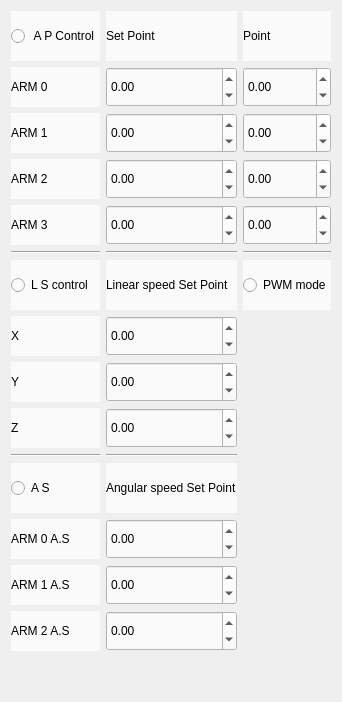
      <widget class="QWidget" name="tab">
       <attribute name="title">
        <string>Control</string>
       </attribute>
       <layout class="QGridLayout" name="gridLayout_10">
        <item row="0" column="1">
         <layout class="QGridLayout" name="gridLayout_7">
          <item row="4" column="2">
           <widget class="QDoubleSpinBox" name="doubleSpinBox_point_ARM_2">
            <property name="minimumSize">
             <size>
              <width>59</width>
              <height>40</height>
             </size>
            </property>
            <property name="styleSheet">
             <string notr="true">background-color :rgb(250,250,250)</string>
            </property>
            <property name="minimum">
             <double>-90.000000000000000</double>
            </property>
            <property name="maximum">
             <double>180.000000000000000</double>
            </property>
           </widget>
          </item>
          <item row="16" column="0">
           <spacer name="verticalSpacer_3">
            <property name="orientation">
             <enum>Qt::Vertical</enum>
            </property>
            <property name="sizeHint" stdset="0">
             <size>
              <width>20</width>
              <height>40</height>
             </size>
            </property>
           </spacer>
          </item>
          <item row="15" column="0">
           <widget class="QLabel" name="txt_angular_speed_arm_2">
            <property name="styleSheet">
             <string notr="true">background-color :rgb(250,250,250)</string>
            </property>
            <property name="text">
             <string>ARM 2 A.S</string>
            </property>
           </widget>
          </item>
          <item row="6" column="1">
           <widget class="Line" name="line_4">
            <property name="orientation">
             <enum>Qt::Horizontal</enum>
            </property>
           </widget>
          </item>
          <item row="6" column="0">
           <widget class="Line" name="line_3">
            <property name="orientation">
             <enum>Qt::Horizontal</enum>
            </property>
           </widget>
          </item>
          <item row="7" column="1">
           <widget class="QLabel" name="label4">
            <property name="styleSheet">
             <string notr="true">background-color :rgb(250,250,250)</string>
            </property>
            <property name="text">
             <string>Linear speed Set Point</string>
            </property>
           </widget>
          </item>
          <item row="16" column="1">
           <spacer name="horizontalSpacer">
            <property name="orientation">
             <enum>Qt::Horizontal</enum>
            </property>
            <property name="sizeHint" stdset="0">
             <size>
              <width>5</width>
              <height>10</height>
             </size>
            </property>
           </spacer>
          </item>
          <item row="16" column="2">
           <spacer name="horizontalSpacer_2">
            <property name="orientation">
             <enum>Qt::Horizontal</enum>
            </property>
            <property name="sizeHint" stdset="0">
             <size>
              <width>40</width>
              <height>20</height>
             </size>
            </property>
           </spacer>
          </item>
          <item row="15" column="1">
           <widget class="QDoubleSpinBox" name="doubleSpinBox_AS_ARM_2">
            <property name="minimumSize">
             <size>
              <width>59</width>
              <height>40</height>
             </size>
            </property>
            <property name="styleSheet">
             <string notr="true">background-color :rgb(250,250,250)</string>
            </property>
            <property name="minimum">
             <double>-90.000000000000000</double>
            </property>
            <property name="maximum">
             <double>90.000000000000000</double>
            </property>
           </widget>
          </item>
          <item row="10" column="0">
           <widget class="QLabel" name="txt_z">
            <property name="styleSheet">
             <string notr="true">background-color :rgb(250,250,250)</string>
            </property>
            <property name="text">
             <string>Z</string>
            </property>
           </widget>
          </item>
          <item row="1" column="0">
           <widget class="QLabel" name="txt_arm_0">
            <property name="styleSheet">
             <string notr="true">background-color :rgb(250,250,250)</string>
            </property>
            <property name="text">
             <string>ARM 0</string>
            </property>
           </widget>
          </item>
          <item row="3" column="2">
           <widget class="QDoubleSpinBox" name="doubleSpinBox_point_ARM_1">
            <property name="minimumSize">
             <size>
              <width>59</width>
              <height>40</height>
             </size>
            </property>
            <property name="styleSheet">
             <string notr="true">background-color :rgb(250,250,250)</string>
            </property>
            <property name="minimum">
             <double>-90.000000000000000</double>
            </property>
            <property name="maximum">
             <double>90.000000000000000</double>
            </property>
           </widget>
          </item>
          <item row="4" column="0">
           <widget class="QLabel" name="txt_arm_2">
            <property name="styleSheet">
             <string notr="true">background-color :rgb(250,250,250)</string>
            </property>
            <property name="text">
             <string>ARM 2</string>
            </property>
           </widget>
          </item>
          <item row="8" column="0">
           <widget class="QLabel" name="txt_x">
            <property name="styleSheet">
             <string notr="true">background-color :rgb(250,250,250)</string>
            </property>
            <property name="text">
             <string>X</string>
            </property>
           </widget>
          </item>
          <item row="14" column="0">
           <widget class="QLabel" name="txt_angular_speed_arm_1">
            <property name="styleSheet">
             <string notr="true">background-color :rgb(250,250,250)</string>
            </property>
            <property name="text">
             <string>ARM 1 A.S</string>
            </property>
           </widget>
          </item>
          <item row="6" column="2">
           <widget class="Line" name="line_5">
            <property name="orientation">
             <enum>Qt::Horizontal</enum>
            </property>
           </widget>
          </item>
          <item row="1" column="2">
           <widget class="QDoubleSpinBox" name="doubleSpinBox_point_ARM_0">
            <property name="minimumSize">
             <size>
              <width>59</width>
              <height>40</height>
             </size>
            </property>
            <property name="styleSheet">
             <string notr="true">background-color :rgb(250,250,250)</string>
            </property>
            <property name="minimum">
             <double>-90.000000000000000</double>
            </property>
            <property name="maximum">
             <double>180.000000000000000</double>
            </property>
           </widget>
          </item>
          <item row="14" column="1">
           <widget class="QDoubleSpinBox" name="doubleSpinBox_AS_ARM_1">
            <property name="minimumSize">
             <size>
              <width>59</width>
              <height>40</height>
             </size>
            </property>
            <property name="styleSheet">
             <string notr="true">background-color :rgb(250,250,250)</string>
            </property>
            <property name="minimum">
             <double>-90.000000000000000</double>
            </property>
            <property name="maximum">
             <double>90.000000000000000</double>
            </property>
           </widget>
          </item>
          <item row="9" column="0">
           <widget class="QLabel" name="txt_y">
            <property name="styleSheet">
             <string notr="true">background-color :rgb(250,250,250)</string>
            </property>
            <property name="text">
             <string>Y</string>
            </property>
           </widget>
          </item>
          <item row="12" column="1">
           <widget class="QLabel" name="label3">
            <property name="styleSheet">
             <string notr="true">background-color :rgb(250,250,250)</string>
            </property>
            <property name="text">
             <string>Angular speed Set Point</string>
            </property>
           </widget>
          </item>
          <item row="0" column="2">
           <widget class="QLabel" name="label1">
            <property name="styleSheet">
             <string notr="true">background-color :rgb(250,250,250)</string>
            </property>
            <property name="text">
             <string>Point</string>
            </property>
           </widget>
          </item>
          <item row="1" column="1">
           <widget class="QDoubleSpinBox" name="doubleSpinBox_ARM_0">
            <property name="minimumSize">
             <size>
              <width>59</width>
              <height>40</height>
             </size>
            </property>
            <property name="styleSheet">
             <string notr="true">background-color :rgb(250,250,250)</string>
            </property>
            <property name="minimum">
             <double>-90.000000000000000</double>
            </property>
            <property name="maximum">
             <double>90.000000000000000</double>
            </property>
           </widget>
          </item>
          <item row="0" column="1">
           <widget class="QLabel" name="label2">
            <property name="styleSheet">
             <string notr="true">background-color :rgb(250,250,250)</string>
            </property>
            <property name="text">
             <string>Set Point</string>
            </property>
           </widget>
          </item>
          <item row="13" column="0">
           <widget class="QLabel" name="txt_angular_speed_arm_0">
            <property name="styleSheet">
             <string notr="true">background-color :rgb(250,250,250)</string>
            </property>
            <property name="text">
             <string>ARM 0 A.S</string>
            </property>
           </widget>
          </item>
          <item row="13" column="1">
           <widget class="QDoubleSpinBox" name="doubleSpinBox_AS_ARM_0">
            <property name="minimumSize">
             <size>
              <width>59</width>
              <height>40</height>
             </size>
            </property>
            <property name="styleSheet">
             <string notr="true">background-color :rgb(250,250,250)</string>
            </property>
            <property name="minimum">
             <double>-90.000000000000000</double>
            </property>
            <property name="maximum">
             <double>90.000000000000000</double>
            </property>
           </widget>
          </item>
          <item row="8" column="1">
           <widget class="QDoubleSpinBox" name="doubleSpinBox_X_speed">
            <property name="minimumSize">
             <size>
              <width>59</width>
              <height>40</height>
             </size>
            </property>
            <property name="styleSheet">
             <string notr="true">background-color :rgb(250,250,250)</string>
            </property>
            <property name="minimum">
             <double>-90.000000000000000</double>
            </property>
            <property name="maximum">
             <double>90.000000000000000</double>
            </property>
           </widget>
          </item>
          <item row="10" column="1">
           <widget class="QDoubleSpinBox" name="doubleSpinBox_Z_speed">
            <property name="minimumSize">
             <size>
              <width>59</width>
              <height>40</height>
             </size>
            </property>
            <property name="styleSheet">
             <string notr="true">background-color :rgb(250,250,250)</string>
            </property>
            <property name="minimum">
             <double>-90.000000000000000</double>
            </property>
            <property name="maximum">
             <double>90.000000000000000</double>
            </property>
            <property name="singleStep">
             <double>0.100000000000000</double>
            </property>
           </widget>
          </item>
          <item row="9" column="1">
           <widget class="QDoubleSpinBox" name="doubleSpinBox_Y_speed">
            <property name="minimumSize">
             <size>
              <width>59</width>
              <height>40</height>
             </size>
            </property>
            <property name="styleSheet">
             <string notr="true">background-color :rgb(250,250,250)</string>
            </property>
            <property name="minimum">
             <double>-90.000000000000000</double>
            </property>
            <property name="maximum">
             <double>90.000000000000000</double>
            </property>
           </widget>
          </item>
          <item row="4" column="1">
           <widget class="QDoubleSpinBox" name="doubleSpinBox_ARM_2">
            <property name="minimumSize">
             <size>
              <width>59</width>
              <height>40</height>
             </size>
            </property>
            <property name="styleSheet">
             <string notr="true">background-color :rgb(250,250,250)</string>
            </property>
            <property name="minimum">
             <double>-180.000000000000000</double>
            </property>
            <property name="maximum">
             <double>180.000000000000000</double>
            </property>
            <property name="singleStep">
             <double>0.300000000000000</double>
            </property>
           </widget>
          </item>
          <item row="11" column="0">
           <widget class="Line" name="line_6">
            <property name="orientation">
             <enum>Qt::Horizontal</enum>
            </property>
           </widget>
          </item>
          <item row="11" column="1">
           <widget class="Line" name="line_11">
            <property name="orientation">
             <enum>Qt::Horizontal</enum>
            </property>
           </widget>
          </item>
          <item row="3" column="0">
           <widget class="QLabel" name="txt_arm_1">
            <property name="styleSheet">
             <string notr="true">background-color :rgb(250,250,250)</string>
            </property>
            <property name="text">
             <string>ARM 1</string>
            </property>
           </widget>
          </item>
          <item row="3" column="1">
           <widget class="QDoubleSpinBox" name="doubleSpinBox_ARM_1">
            <property name="minimumSize">
             <size>
              <width>59</width>
              <height>40</height>
             </size>
            </property>
            <property name="styleSheet">
             <string notr="true">background-color :rgb(250,250,250)</string>
            </property>
            <property name="minimum">
             <double>-180.000000000000000</double>
            </property>
            <property name="maximum">
             <double>180.000000000000000</double>
            </property>
            <property name="singleStep">
             <double>0.300000000000000</double>
            </property>
           </widget>
          </item>
          <item row="0" column="0">
           <widget class="QRadioButton" name="controlMod_AP">
            <property name="minimumSize">
             <size>
              <width>59</width>
              <height>50</height>
             </size>
            </property>
            <property name="styleSheet">
             <string notr="true">background-color :rgb(250,250,250)</string>
            </property>
            <property name="text">
             <string> A P Control</string>
            </property>
           </widget>
          </item>
          <item row="7" column="0">
           <widget class="QRadioButton" name="controlMod_LS">
            <property name="minimumSize">
             <size>
              <width>59</width>
              <height>50</height>
             </size>
            </property>
            <property name="styleSheet">
             <string notr="true">background-color :rgb(250,250,250)</string>
            </property>
            <property name="text">
             <string>L S control</string>
            </property>
           </widget>
          </item>
          <item row="12" column="0">
           <widget class="QRadioButton" name="controlMod_AS">
            <property name="minimumSize">
             <size>
              <width>59</width>
              <height>50</height>
             </size>
            </property>
            <property name="styleSheet">
             <string notr="true">background-color :rgb(250,250,250)</string>
            </property>
            <property name="text">
             <string>A S</string>
            </property>
           </widget>
          </item>
          <item row="7" column="2">
           <widget class="QRadioButton" name="nonControlMod">
            <property name="minimumSize">
             <size>
              <width>59</width>
              <height>50</height>
             </size>
            </property>
            <property name="styleSheet">
             <string notr="true">background-color :rgb(250,250,250)</string>
            </property>
            <property name="text">
             <string>PWM mode</string>
            </property>
           </widget>
          </item>
          <item row="5" column="2">
           <widget class="QDoubleSpinBox" name="doubleSpinBox_point_ARM_3">
            <property name="minimumSize">
             <size>
              <width>59</width>
              <height>40</height>
             </size>
            </property>
            <property name="styleSheet">
             <string notr="true">background-color :rgb(250,250,250)</string>
            </property>
            <property name="minimum">
             <double>-90.000000000000000</double>
            </property>
            <property name="maximum">
             <double>180.000000000000000</double>
            </property>
           </widget>
          </item>
          <item row="5" column="1">
           <widget class="QDoubleSpinBox" name="doubleSpinBox_ARM_3">
            <property name="minimumSize">
             <size>
              <width>59</width>
              <height>40</height>
             </size>
            </property>
            <property name="styleSheet">
             <string notr="true">background-color :rgb(250,250,250)</string>
            </property>
            <property name="minimum">
             <double>-180.000000000000000</double>
            </property>
            <property name="maximum">
             <double>180.000000000000000</double>
            </property>
            <property name="singleStep">
             <double>0.300000000000000</double>
            </property>
           </widget>
          </item>
          <item row="5" column="0">
           <widget class="QLabel" name="txt_arm_3">
            <property name="styleSheet">
             <string notr="true">background-color :rgb(250,250,250)</string>
            </property>
            <property name="text">
             <string>ARM 3</string>
            </property>
           </widget>
          </item>
         </layout>
        </item>
       </layout>
       <zorder></zorder>
      </widget>
